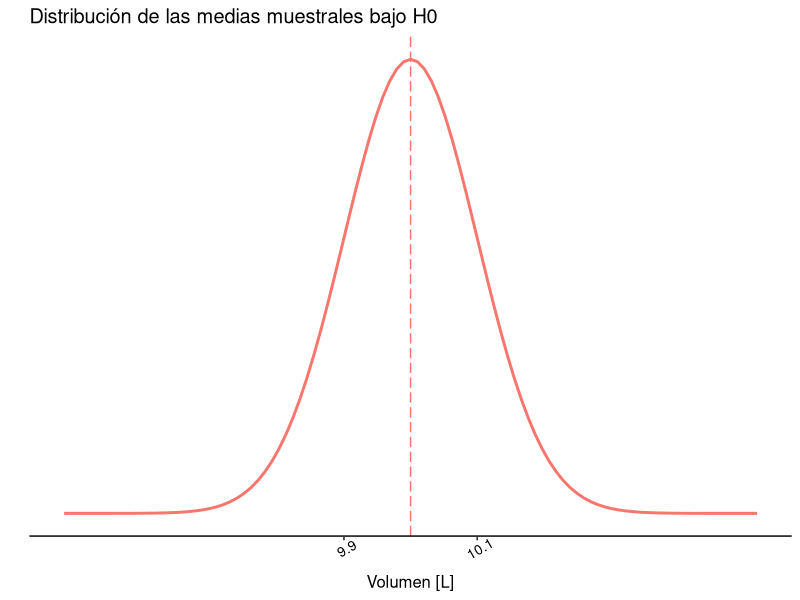

This chart was generated by the following R code: (Note: this script raises an error after producing the figure.)
library(ggpubr)
library(pwr)

# Puesto que hay preguntas en relación a poder estadístico de pruebas con medias
# unilterales (de una cola) y bilaterales (de dos colas), se consideran aquí
# ambos escenarios.

# Se sabe que una máquina que envasa detergentes industriales llena bidones con
# un volumen de producto que sigue una distribución normal con desviación
# estándar de 1 litro. Usando una muestra aleatoria de 100 botellas, el
# ingeniero a cargo de la planta requiere determinar si la máquina está
# llenando los bidones con una media de 10 litros.



################################################################################
# PODER ESTADÍSTICO PARA PRUEBA BILATERAL
################################################################################

cat("PODER PARA PRUEBA BILATERAL\n")



################################################################################
# Si el ingeniero piensa rechazar la hipótesis nula cuando la muestra presente
# una media menor a 9,9 litros o mayor a 10,1 litros, ¿cuál es la probabilidad
# de que cometa un error de tipo I?
################################################################################

cat("\nPregunta 1\n")

# Definimos los valores conocidos.
desviacion.estandar <- 1
tamano.muestra <- 100
cota.inferior <- 9.9
cota.superior <- 10.1

# Del enunciado se desprende que se trata de una prueba t para una muestra, con
# hipotesis bilateral:
# H0: El volumen medio de los bidones es de 10 litros (mu = 10 [L]).
# HA: El volumen medio de los bidones es distinto de 10 litros (mu != 10 [L]).

# La probabilidad de cometer un error tipo I corresponde al nivel de
# significación, que es lo que se solicita.

# El nivel de significación está dado por el área de la región de rechazo de la
# distribución que deberían seguir las medias muestrales bajo la hipótesis nula.
# Se asume que se trata de una prueba t para una muestra, aunque, en este caso, 
# dado que se conoce la desviación estándar, se puede usar también la
# distribución normal (prueba Z).

# Calculamos el error estándar.
error.estandar <- desviacion.estandar / sqrt(tamano.muestra)

# Generemos una distribución normal en torno al valor nulo, con 5000 valores.
valor.nulo <- 10
puntos <- 5000

x <- seq(valor.nulo - 5.2 * error.estandar, valor.nulo + 5.2 * error.estandar,
         length.out = puntos)

y <- dnorm(x, mean = valor.nulo, sd = error.estandar)
distr <- data.frame(x, y)

# Graficar la distribución.
# - Definir paleta de colores.
colores <- hcl(h = (seq(15, 255, length.out = 3)), c = 100, l = 65)

# - Comenzar por la cuadrícula.
g.dist <- ggplot(data = distr, aes(x))

# - Agregar la distribución normal.
g.dist <- g.dist + stat_function(fun = dnorm,
                                 args = list(mean = valor.nulo,
                                             sd = error.estandar),
                                 colour = colores[1], size = 1)

# - Quitar etiquetas del eje y.
g.dist <- g.dist + ylab("")

# - Quitar marcas del y.
g.dist <- g.dist + scale_y_continuous(breaks = NULL)

# - Agregar marcas y etiquetas al eje x.
g.dist <- g.dist + scale_x_continuous(name = "Volumen [L]",
                                      breaks = seq(cota.inferior, cota.superior,
                                                   0.2))

# - Dar formato con fondo blanco.
g.dist <- g.dist + theme_pubr()

# - Rotar etiquetas del eje x.
g.dist <- g.dist + theme(axis.text.x = element_text(angle = 30, size = 10))

# - Agregar la media bajo la hipótesis nula.
g.dist <- g.dist + geom_vline(xintercept = valor.nulo,
                              colour = colores[1], linetype = "longdash")

# - Agregar título y mostrar el gráfico.
g.dist <- g.dist + ggtitle("Distribución de las medias muestrales bajo H0")
print(g1)

# - Marcar las regiones de rechazo definidas por el ingeniero.
g.1.bilateral <- g.dist + geom_area(data = subset(distr, x < cota.inferior),
                                    aes(y = y), colour = colores[1],
                                    fill = colores[1], alpha = 0.5)

g.1.bilateral <- g.1.bilateral + geom_area(data = subset(distr,
                                                         x > cota.superior),
                                           aes(y = y), colour = colores[1],
                                           fill = colores[1], alpha = 0.5)

g.1.bilateral <- g.1.bilateral + ggtitle("Pregunta 1 - hipótesis bilateral")
print(g.1.bilateral)

# Calcular la probablidad que suman las regiones de rechazo.
alfa_izquierdo <- pnorm(cota.inferior, mean = valor.nulo, sd = error.estandar,
                        lower.tail = TRUE)

alfa_derecho <- pnorm(cota.superior, mean = valor.nulo, sd = error.estandar,
                      lower.tail = FALSE)

alfa.1.bilateral <- alfa_izquierdo + alfa_derecho

cat("La probabilidad de cometer un error tipo I es alfa =", alfa.1.bilateral,
    "\n\n")

cat("=======================================================================\n")



################################################################################
# Si el verdadero volumen medio de los bidones fuera de 9,95 litros, ¿cuál
# sería la probabilidad de que el ingeniero, que obviamente no conoce este
# dato, cometa un error de tipo II?
################################################################################

cat("\nPregunta 2\n")

# Construimos un gráfico de la verdadera distribución y lo superponemos al de la
# hipótesis nula.

media.bilateral <- 9.95

x1 <- seq(media.bilateral - 5.2 * error.estandar,
          media.bilateral + 5.2 * error.estandar, length.out = puntos)

y1 <- dnorm(x1, mean = media.bilateral, sd = error.estandar)
distr1 <- data.frame(x = x1, y = y1)

g.2.bilateral <- g.1.bilateral + stat_function(fun = dnorm, n = puntos,
                         args = list(mean = media.bilateral,
                                     sd = error.estandar),
                         colour = colores[3], size = 1)

g.2.bilateral <- g.2.bilateral + geom_vline(xintercept = media.bilateral,
                                            colour = colores[3],
                                            linetype = "longdash")

# El error tipo II significa no rechazar la hipótesis nula cuando esta es
# falsa: en este caso, no rechazar la idea de que la media de la población es
# 10 [L], siendo que en realidad es 9,95 [L]. Este tipo de error ocurre si la
# media muestral cae fuera de las regiones críticas definidas por el ingeniero.

# Sombrear área de la curva "verdadera" que cae fuera de las regiones de rechazo
# de la curva correspondiente a la hipótesis nula.
g.2.bilateral <- g.2.bilateral + geom_area(
  data = subset(distr1, x >= cota.inferior & x <= cota.superior),
  aes(y = y), colour = colores[3], fill = colores[3], alpha = 0.5)

g.2.bilateral <- g.2.bilateral + ggtitle("Pregunta 2 - hipótesis bilateral")
print(g.2.bilateral)

# Calcular la probablidad de esta región (beta)
beta.superior <- pnorm(cota.superior, mean = media.bilateral,
                       sd = error.estandar, lower.tail = TRUE)

beta.inferior <- pnorm(cota.inferior, mean = media.bilateral,
                       sd = error.estandar, lower.tail = TRUE)

beta.bilateral <- beta.superior - beta.inferior
cat("La probabilidad de cometer un error tipo II es beta =", beta.bilateral,
    "\n\n")

cat("=======================================================================\n")



################################################################################
# Como no se conoce el verdadero volumen medio, genere un gráfico del poder
# estadístico con las condiciones anteriores, pero suponiendo que el verdadero
# volumen medio podría variar de 9,75 a 10,25 litros.
################################################################################

cat("\nPregunta 3\n")

# Aquí se pregunta por el poder estadístico, la probabilidad de detectar que H0
# es falsa cuando realmente lo es, y se pide una curva de poder para diferentes
# valores de la verdadera media.

# Creamos una función que calcule el poder a partir del razonamiento hecho en la
# pregunta anterior (considerando además el caso de hipótesis unilaterales).

poder <- function(media, error_estandar, limite_inf = NULL, limite_sup = NULL) {
  poder_inf <- 0
  poder_sup <- 1

  if(!is.null(limite_inf)) {
    poder_inf <- pnorm(limite_inf, mean = media, sd = error_estandar,
                       lower.tail = TRUE)
  }

  if(!is.null(limite_sup)) {
    poder_sup <- pnorm(limite_sup, mean = media, sd = error_estandar,
                       lower.tail = FALSE)
  }

  poder <- poder_inf + poder_sup
  return(poder)
}

# Generamos algunos puntos en el rango dado para poder graficar.
x3 <- seq(9.75, 10.25, 0.01)

y3 <- sapply(x3, poder, error_estandar = error.estandar, limite_inf = 9.75,
             limite_sup = 10.25)

distr3 <- data.frame(x = x3, y = y3)
g.3.bilateral <- ggplot(distr3, aes(x, y))
g.3.bilateral <- g.3.bilateral + geom_line(colour = colores[2])
g.3.bilateral <- g.3.bilateral + ylab("Poder estadístico")
g.3.bilateral <- g.3.bilateral + xlab("Volumen media verdadero [L]")
g.3.bilateral <- g.3.bilateral + theme_pubr()

g.3.bilateral <- g.3.bilateral + theme(
  axis.text.x = element_text(angle = 30, size = 10))

g.3.bilateral <- g.3.bilateral + ggtitle("Pregunta 3 - hipótesis bilateral")
print(g.3.bilateral)
cat("Ver gráfico\n\n")

# En el gráfico se puede ver la curva de poder, la cual se acerca a uno a medida
# que la verdadera media se aleja del valor de la hipótesis nula, mientras que
# disminuye a medida que se aceca a este valor, donde muestra su valor mínimo.
# Dicho valor mínimo corresponde a la probabilidad de rechazar H0 cuando H0 es,
# después de todo, verdadera. Es decir, es la probabilidad de cometer un error
# de tipo I. Así, el valor mínimo corresponde al nivel de significación.

cat("=======================================================================\n")



################################################################################
# Considerando un volumen medio de 10 litros, ¿cuántos bidones deberían
# revisarse para conseguir un poder estadístico de 0,9 y un nivel de
# significación de 0,05?
###############################################################################

cat("\nPregunta 4\n")

# Aquí se pregunta por el tamaño de la muestra para conseguir los
# valores estipulados para los factores de la prueba: alfa = 0,05 y
# poder = 0,9.

# Calcular tamaño del efecto (d de Cohen).
efecto.bilateral <- (media.bilateral - valor.nulo) / desviacion.estandar

# En caso de tratarse de una prueba z, se puede usar la función pwr.norm.test()
# del paquete pwr() para calcular el tamaño de la muestra.
poder.z.bilateral <- pwr.norm.test(d = efecto.bilateral, sig.level = 0.05,
                                   power = .9, alternative = "two.sided")

cat("Resultado de la llamada a pwr.norm.test():\n")
print(poder.z.bilateral)

tamano.z.bilateral <- ceiling(poder.z.bilateral[["n"]])

cat("El tamaño de la muestra para una prueba z debe ser n =",
    tamano.z.bilateral, "\n\n")

# En caso de tratarse de una prueba t, se puede usar la función pwr.t.test().
poder.t1.bilateral <- pwr.t.test(d = efecto.bilateral, sig.level = 0.05,
                                 power = 0.9, type = "one.sample",
                                 alternative = "two.sided")

cat("Resultado de la llamada a pwr.t.test():\n")
print(poder.t1.bilateral)

tamano.t1.bilateral <- ceiling(poder.t1.bilateral[["n"]])

cat("El tamaño de la muestra para una prueba t debe ser n =",
    tamano.t1.bilateral, "\n\n")

# Otra alternativa es usar la función power.t.test(). Esta alternativa considera
# el tamaño del efecto en la escala de la variable.

# Calcular tamaño del efecto (verdadera diferencia).
diferencia.bilateral <- media.bilateral - valor.nulo

poder.t2.bilateral <- power.t.test(delta = diferencia.bilateral,
                                   sd = desviacion.estandar,
                                   sig.level = 0.05, power = .9,
                                   type = "one.sample",
                                   alternative = "two.sided")

cat("Tamaño de la muestra para una prueba t, calculado con power.t.test():\n")
print(poder.t2.bilateral)

tamano.t2.bilateral <- ceiling(poder.t2.bilateral[["n"]])

cat("El tamaño de la muestra para una prueba t debe ser n =",
    tamano.t2.bilateral, "\n\n")

cat("=======================================================================\n")



################################################################################
# ¿Y si el ingeniero fuese muy exigente y quisiera reducir la probabilidad de
# cometer un error de tipo I a un 1% solamente?
################################################################################


cat("\nPregunta 5\n")

# Es la misma pregunta anterior, pero ahora con alfa = 0,01.

# Prueba Z.
poder.z.bilateral <- pwr.norm.test(d = efecto.bilateral, sig.level = 0.01,
                                   power = .9, alternative = "two.sided")

cat("Resultado de la llamada a pwr.norm.test():\n")
print(poder.z.bilateral)

tamano.z.bilateral <- ceiling(poder.z.bilateral[["n"]])

cat("El tamaño de la muestra para una prueba z debe ser n =",
    tamano.z.bilateral, "\n\n")

# Prueba t con pwr.t.test().
poder.t1.bilateral <- pwr.t.test(d = efecto.bilateral, sig.level = 0.01,
                                 power = 0.9, type = "one.sample",
                                 alternative = "two.sided")

cat("Resultado de la llamada a pwr.t.test():\n")
print(poder.t1.bilateral)

tamano.t1.bilateral <- ceiling(poder.t1.bilateral[["n"]])

cat("El tamaño de la muestra para una prueba t debe ser n =",
    tamano.t1.bilateral, "\n\n")

# Prueba t con power.t.test().
poder.t2.bilateral <- power.t.test(delta = diferencia.bilateral,
                                   sd = desviacion.estandar,
                                   sig.level = 0.01, power = .9,
                                   type = "one.sample",
                                   alternative = "two.sided")

cat("Tamaño de la muestra para una prueba t, calculado con power.t.test():\n")
print(poder.t2.bilateral)

tamano.t2.bilateral <- ceiling(poder.t2.bilateral[["n"]])

cat("El tamaño de la muestra para una prueba t debe ser n =",
    tamano.t2.bilateral, "\n\n")

cat("=======================================================================\n")



################################################################################
# PODER ESTADÍSTICO PARA PRUEBA BILATERAL
################################################################################

cat("\n\n\n\nPODER PARA PRUEBA UNILATERAL\n")



################################################################################
# Si el ingeniero está seguro de que el verdadero volumen medio no puede ser
# inferior a 10 litros y piensa rechazar la hipótesis nula cuando la muestra
# presente una media mayor a 10,1 litros, ¿cuál es la probabilidad de que cometa
# un error de tipo I?
################################################################################

cat("\nPregunta 1\n")

# Del enunciado se desprende que se trata de una prueba t para una muestra, con
# hipotesis unilateral:
# H0: El volumen medio de los bidones es de 10 litros (mu = 10 [L]).
# HA: El volumen medio de los bidones es mayor a 10 litros (mu > 10 [L]).

# La probabilidad de cometer un error tipo I corresponde al nivel de
# significación, que es lo que se solicita.

# El nivel de significación está dado por el área de la región de rechazo de la
# distribución que deberían seguir las medias muestrales bajo la hipótesis nula.
# Una vez más, usamos la distribución normal (prueba Z).

# Tomando como base el gráfico de la distribución normal que hicimos para el
# caso bilateral, marcamos la región de rechazo definida por el ingeniero.
g.1.unilateral <- g.dist + geom_area(data = subset(distr, x > cota.superior),
                                     aes(y = y), colour = colores[1],
                                     fill = colores[1], alpha = 0.5)

g.1.unilateral <- g.1.unilateral + ggtitle("Pregunta 1 - hipótesis unilateral")
print(g.1.unilateral)

# Calcular la probablidad de la región de rechazo.
alfa.1.unilateral <- pnorm(cota.superior, mean = valor.nulo,
                           sd = error.estandar, lower.tail = FALSE)

cat("La probabilidad de cometer un error tipo I es alfa =", alfa.1.unilateral,
    "\n\n")

cat("=======================================================================\n")



################################################################################
# Si el verdadero volumen medio de los bidones fuera de 10,05 litros, ¿cuál
# sería la probabilidad de que el ingeniero, que obviamente no conoce este dato,
# cometa un error de tipo II?
################################################################################

cat("\nPregunta 2\n")

# Construimos un gráfico de la verdadera distribución lo superponemos al de la
# hipótesis nula.
media.unilateral <- 10.05

x2 <- seq(media.unilateral - 5.2 * error.estandar,
          media.unilateral + 5.2 * error.estandar, length.out = puntos)

y2 <- dnorm(x1, mean = media.unilateral, sd = error.estandar)
distr2 <- data.frame(x = x2, y = y2)

g.2.unilateral <- g.1.unilateral + stat_function(
  fun = dnorm, n = puntos, args = list(mean = media.unilateral,
                                       sd = error.estandar),
  colour = colores[3], size = 1)

g.2.unilateral <- g.2.unilateral + geom_vline(xintercept = media.unilateral,
                                            colour = colores[3],
                                            linetype = "longdash")

# El error tipo II significa no rechazar la hipótesis nula cuando esta es
# falsa: en este caso, no rechazar la idea de que la media de la población es
# 10 [L], siendo que en realidad es 9,95 [L]. Este tipo de error ocurre si la
# media muestral cae fuera de las regiones críticas definidas por el ingeniero.

# Sombrear área de la curva "verdadera" que cae fuera de la región de rechazo
# de la curva correspondiente a la hipótesis nula.
g.2.unilateral <- g.2.unilateral + geom_area(
  data = subset(distr2, x <= cota.superior), aes(y = y), colour = colores[3],
  fill = colores[3], alpha = 0.5)

g.2.unilateral <- g.2.unilateral + ggtitle("Pregunta 2 - hipótesis unilateral")
print(g.2.unilateral)

# Calcular la probablidad de esta región (beta)
beta.unilateral <- pnorm(cota.superior, mean = media.unilateral,
                         sd = error.estandar, lower.tail = TRUE)

cat("La probabilidad de cometer un error tipo II es beta =", beta.unilateral,
    "\n\n")

cat("=======================================================================\n")



################################################################################
# Como no se conoce el verdadero volumen medio, genere un gráfico del poder
# estadístico con las condiciones anteriores, pero suponiendo que el verdadero
# volumen medio podría variar de 10 a 10,25 litros.
################################################################################

cat("\nPregunta 3\n")

# Aquí se pregunta por el poder estadístico, la probabilidad de detectar que H0
# es falsa cuando realmente lo es, y se pide una curva de poder para diferentes
# valores de la verdadera media.

# Generamos algunos puntos en el rango dado para poder graficar.
x4 <- seq(9.75, 10.25, 0.01)

y4 <- sapply(x3, poder, error_estandar = error.estandar, limite_inf = NULL,
             limite_sup = 10.25)

distr4 <- data.frame(x = x4, y = y4)
g.3.unilateral <- ggplot(distr4, aes(x, y))
g.3.unilateral <- g.3.unilateral + geom_line(colour = colores[2])
g.3.unilateral <- g.3.unilateral + ylab("Poder estadístico")
g.3.unilateral <- g.3.unilateral + xlab("Volumen media verdadero [L]")
g.3.unilateral <- g.3.unilateral + theme_pubr()

g.3.unilateral <- g.3.unilateral + theme(
  axis.text.x = element_text(angle = 30, size = 10))

g.3.unilateral <- g.3.unilateral + ggtitle("Pregunta 3 - hipótesis unilateral")
print(g.3.unilateral)
cat("Ver gráfico\n\n")
cat("=======================================================================\n")



################################################################################
# Considerando un volumen medio de 10 litros, ¿cuántos bidones deberían
# revisarse para conseguir un poder estadístico de 0,9 y un nivel de
# significación de 0,05?
################################################################################

cat("\nPregunta 4\n")

# Aquí se pregunta por el tamaño de la muestra para conseguir los
# valores estipulados para los factores de la prueba: alfa = 0,05 y
# poder = 0,9.

# Calcular tamaño del efecto (d de Cohen).
efecto.unilateral <- (media.unilateral - valor.nulo) / desviacion.estandar

# En caso de tratarse de una prueba z, se puede usar la función pwr.norm.test()
# del paquete pwr() para calcular el tamaño de la muestra.
poder.z.unilateral <- pwr.norm.test(d = efecto.unilateral, sig.level = 0.05,
                                    power = .9, alternative = "greater")

cat("Resultado de la llamada a pwr.norm.test():\n")
print(poder.z.unilateral)

tamano.z.unilateral <- ceiling(poder.z.unilateral[["n"]])

cat("El tamaño de la muestra para una prueba z debe ser n =",
    tamano.z.unilateral, "\n\n")

# En caso de tratarse de una prueba t, se puede usar la función pwr.t.test().
poder.t1.unilateral <- pwr.t.test(d = efecto.unilateral, sig.level = 0.05,
                                 power = .9, type = "one.sample",
                                 alternative = "greater")

cat("Resultado de la llamada a pwr.t.test():\n")
print(poder.t1.unilateral)

tamano.t1.unilateral <- ceiling(poder.t1.unilateral[["n"]])

cat("El tamaño de la muestra para una prueba t debe ser n =",
    tamano.t1.unilateral, "\n\n")

# Otra alternativa es usar la función power.t.test(). Esta alternativa considera
# el tamaño del efecto en la escala de la variable.

# Calcular tamaño del efecto (verdadera diferencia).
diferencia.unilateral <- media.unilateral - valor.nulo

poder.t2.unilateral <- power.t.test(delta = diferencia.unilateral,
                                    sd = desviacion.estandar,
                                    sig.level = 0.05, power = .9,
                                    type = "one.sample",
                                    alternative = "one.sided")

cat("Tamaño de la muestra para una prueba t, calculado con power.t.test():\n")
print(poder.t2.unilateral)

tamano.t2.unilateral <- ceiling(poder.t2.unilateral[["n"]])

cat("El tamaño de la muestra para una prueba t debe ser n =",
    tamano.t2.unilateral, "\n\n")

cat("=======================================================================\n")



################################################################################
# ¿Y si el ingeniero fuese muy exigente y quisiera reducir la probabilidad de
# cometer un error de tipo I a un 1% solamente?
################################################################################

cat("\nPregunta 5\n")

# Igual a la pregunta anterior, pero con alfa = 0,01.

# Prueba Z.
poder.z.unilateral <- pwr.norm.test(d = efecto.unilateral, sig.level = 0.01,
                                    power = .9, alternative = "greater")

cat("Resultado de la llamada a pwr.norm.test():\n")
print(poder.z.unilateral)

tamano.z.unilateral <- ceiling(poder.z.unilateral[["n"]])

cat("El tamaño de la muestra para una prueba z debe ser n =",
    tamano.z.unilateral, "\n\n")

# Prueba t con pwr.t.test().
poder.t1.unilateral <- pwr.t.test(d = efecto.unilateral, sig.level = 0.01,
                                  power = .9, type = "one.sample",
                                  alternative = "greater")

cat("Resultado de la llamada a pwr.t.test():\n")
print(poder.t1.unilateral)

tamano.t1.unilateral <- ceiling(poder.t1.unilateral[["n"]])

cat("El tamaño de la muestra para una prueba t debe ser n =",
    tamano.t1.unilateral, "\n\n")

# Prueba t con power.t.test().
poder.t2.unilateral <- power.t.test(delta = diferencia.unilateral,
                                    sd = desviacion.estandar,
                                    sig.level = 0.01, power = .9,
                                    type = "one.sample",
                                    alternative = "one.sided")

cat("Tamaño de la muestra para una prueba t, calculado con power.t.test():\n")
print(poder.t2.unilateral)

tamano.t2.unilateral <- ceiling(poder.t2.unilateral[["n"]])

cat("El tamaño de la muestra para una prueba t debe ser n =",
    tamano.t2.unilateral, "\n\n")
